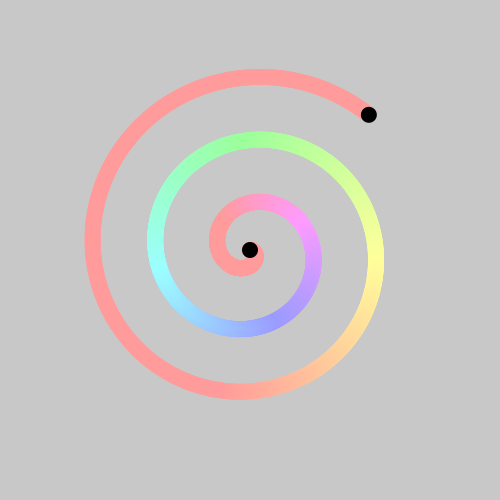
Frame 1 (no input)
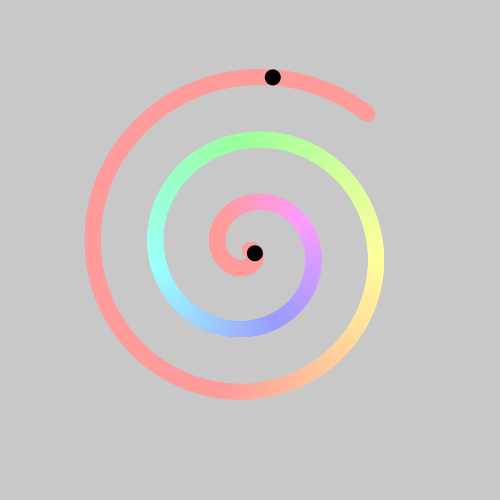
Frame 60 (the mouse pressed at the canvas centre just before this capture)
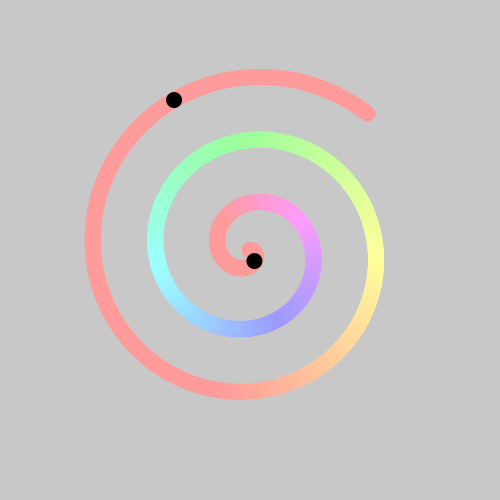
Frame 120 (the mouse held since frame 60 and released just before this capture)

The Processing sketch that drew these frames (run headless with seeded random() and noise(); from frame 60 on, the mouse is pressed at the canvas centre):

// Processing sketch: spiral
// ── spiral.pde
// Spiral by Nicole Ajoy

PShape spiral;
float h = 360;
float r = 0;
float theta = 0;
Ball ball1 = new Ball(0, 0, false, 0, 0);
Ball ball2 = new Ball(117.47831, -136.24792, true, 180, 18);

void setup() {
  size(500, 500);
  background(200);
  colorMode(HSB);
  noStroke();
  
  spiral = createShape(GROUP);
  for (float angle = 0; angle < 360; angle += 0.2) {
    float x = r * cos(theta);
    float y = r * sin(theta);
    h -= 0.25;
    if (h < 1)
      h = 360;
    fill(h, 100, 255);
    PShape circle = createShape(ELLIPSE, x, y, 16, 16);
    spiral.addChild(circle);
    r += 0.1;
    theta += 0.01;
  }
}

void draw() {
  background(200);
  pushMatrix();
    translate(width/2, height/2);
    shape(spiral);
    
    ball1.update();
    ball1.display();
    ball1.checkSpiralCollision();
    
    ball2.update();
    ball2.display();
    ball2.checkSpiralCollision();
    
    ball1.checkBallCollision(ball2);
  popMatrix();
}

class Ball {
  float x, y;
  boolean inward;
  float r, theta;
  
  Ball(float x_, float y_, boolean b, float r_, float t) {
    x = x_;
    y = y_;
    inward = b;
    r = r_;
    theta = t;
  }
  
  void checkSpiralCollision() {
    if (inward && theta <= 0) {
      inward = false;
    }
    if (!inward && theta >= 18) {
      inward = true;
    }
  }
  
  void checkBallCollision(Ball that) {
    float distance = dist(this.x, this.y, that.x, that.y);
    if (distance <= 16) {
      if (this.inward && !that.inward) {
        this.inward = false;
        that.inward = true;
      }
      if (!this.inward && that.inward) {
        this.inward = true;
        that.inward = false;
      }
    }
  }
  
  void update() {
    x = r * cos(theta);
    y = r * sin(theta);
    
    if (inward) {
      r -= 0.1;
      theta -= 0.01;
    }
    else {
      r += 0.1;
      theta += 0.01;
    }
  }
  
  void display() {
    noStroke();
    fill(0);
    ellipse(x, y, 16, 16);
  }
}
